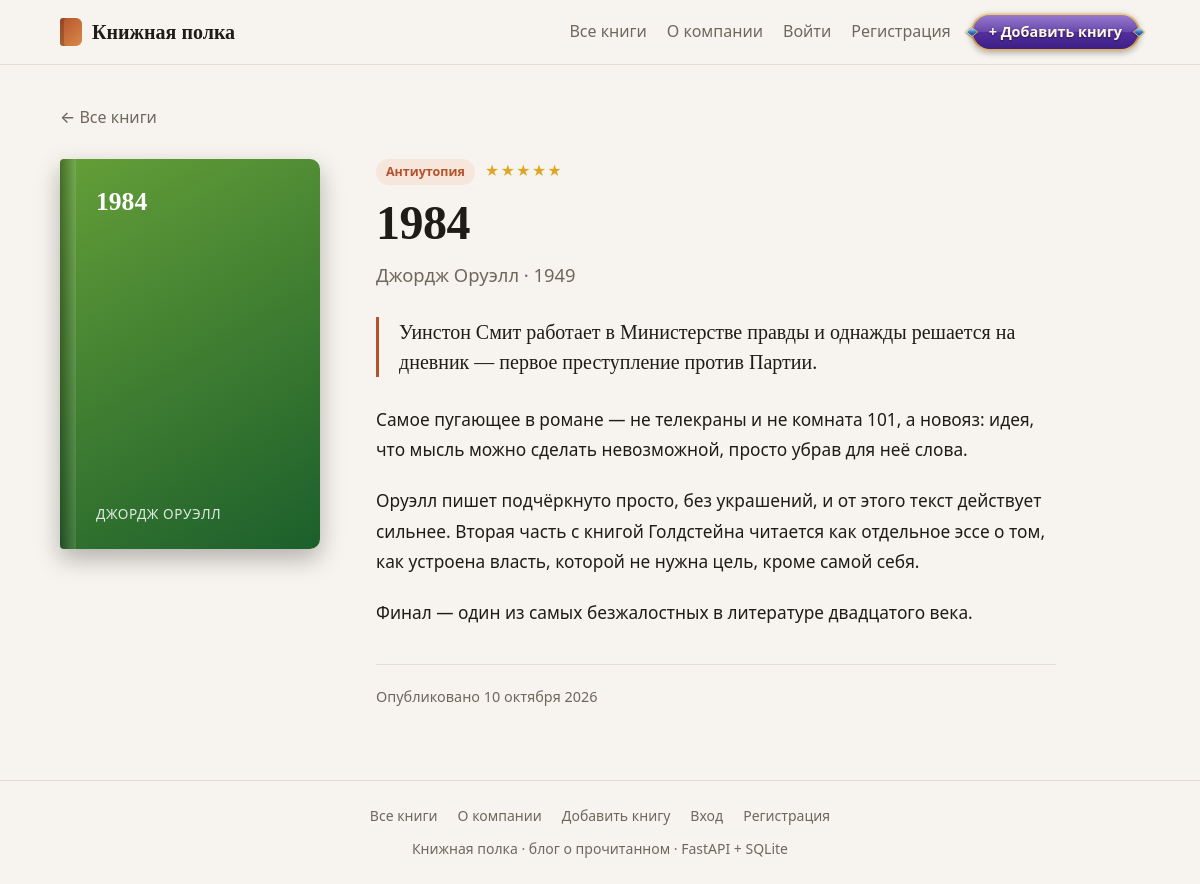
The page /books/2 on the database its author committed.
### tables this page shows
CREATE TABLE books (
    id          INTEGER PRIMARY KEY AUTOINCREMENT,
    title       TEXT    NOT NULL,
    author      TEXT    NOT NULL,
    year        INTEGER,
    genre       TEXT    NOT NULL DEFAULT '',
    rating      INTEGER NOT NULL DEFAULT 0,
    description TEXT    NOT NULL DEFAULT '',
    content     TEXT    NOT NULL DEFAULT '',
    created_at  TEXT    NOT NULL,
    updated_at  TEXT    NOT NULL
);

### main.py (the view)
@app.get("/books/{book_id}", response_class=HTMLResponse)
def view_book(request: Request, book_id: BookId):
    book = get_book_or_404(book_id)
    return templates.TemplateResponse(request, "book.html", {"book": book})

### templates/book.html (shortened to what this page needs)
{% extends "base.html" %}
{% from "_macros.html" import cover, stars %}
{% block content %}
<a class="back-link" href="/"><span aria-hidden="true">←</span> Все книги</a>
<article class="book">
    <aside class="book-side">
        {{ cover(book, large=True) }}
    </aside>
    <div class="book-main">
        <div class="card-meta">
            {% if book.genre %}<span class="tag">{{ book.genre }}</span>{% endif %}
            {{ stars(book.rating) }}
        </div>
        <h1 class="book-title">{{ book.title }}</h1>
        <p class="book-author">
            {{ book.author }}{% if book.year %} · {{ book.year }}{% endif %}
        </p>
        {% if book.description %}
        <p class="book-lead">{{ book.description }}</p>
        {% endif %}
        {% if book.content %}
        <div class="prose">
            {% for paragraph in book.content.split("\n\n") %}
            {% if paragraph.strip() %}<p>{{ paragraph }}</p>{% endif %}
            {% endfor %}
        </div>
        {% else %}
        <p class="muted">Заметок об этой книге пока нет.</p>
        {% endif %}
        <p class="book-dates muted">
            Опубликовано {{ book.created_at|date }}
        </p>
    </div>
</article>
{% endblock %}

### templates/_macros.html (shortened to what this page needs)
{% macro cover(book, large=False) %}
<div class="cover{% if large %} cover-large{% endif %}" style="--hue: {{ (book.id * 47) % 360 }}" aria-hidden="true">
    <span class="cover-title">{{ book.title }}</span>
    <span class="cover-author">{{ book.author }}</span>
</div>
{% endmacro %}
{% macro stars(rating) %}
{% if rating %}
<span class="stars" title="Оценка: {{ rating }} из 5">
    <span class="stars-on">{{ "★" * rating }}</span>
</span>
{% endif %}
{% endmacro %}

### static/style.css (style rules this page uses)
:root { --bg: #f7f4ef; --surface: #ffffff; --surface-2: #f1ece4; --text: #1f1b16; --muted: #6f675d; --border: #e4ddd2; --accent: #b4532a; --accent-hover: #963f1c; --accent-soft: #f6e6dc; --on-accent: #ffffff; --danger: #b3261e; --danger-soft: #fbe9e7; --star: #e0a526; --shadow: 0 1px 2px rgba(31, 27, 22, .05), 0 8px 24px rgba(31, 27, 22, .07); --shadow-hover: 0 2px 4px rgba(31, 27, 22, .06), 0 18px 40px rgba(31, 27, 22, .13); --radius: 16px; --font-sans: "Segoe UI Variable Text", "Segoe UI", system-ui, -apple-system, Roboto, "Helvetica Neue", Arial, sans-serif; --font-serif: "Iowan Old Style", "Palatino Linotype", Palatino, Georgia, "Times New Roman", serif; color-scheme: light; }
*, *::before, *::after { box-sizing: border-box; }
body { margin: 0; min-height: 100vh; display: flex; flex-direction: column; background: var(--bg); color: var(--text); font-family: var(--font-sans); font-size: 16px; line-height: 1.6; -webkit-font-smoothing: antialiased; }
a { color: var(--accent); text-decoration: none; }
h1, h2 { font-family: var(--font-serif); font-weight: 700; line-height: 1.15; letter-spacing: -.01em; margin: 0; text-wrap: balance; }
h1, h2, .tag, .card-author, .card-text, .book-author, .book-lead { overflow-wrap: anywhere; }
.muted { color: var(--muted); }
.card-meta { display: flex; align-items: center; flex-wrap: wrap; gap: 10px; margin-bottom: 10px; font-size: .875rem; }
.tag { padding: 3px 10px; border-radius: 999px; background: var(--accent-soft); color: var(--accent); font-size: .78rem; font-weight: 600; }
.stars { letter-spacing: 1px; white-space: nowrap; }
.stars-on { color: var(--star); }
.cover { position: relative; display: flex; flex-direction: column; justify-content: space-between; width: 150px; aspect-ratio: 2 / 3; padding: 16px 14px 14px 22px; overflow: hidden; border-radius: 4px 10px 10px 4px; color: #fff; background: linear-gradient(150deg, hsl(var(--hue) 48% 42%), hsl(calc(var(--hue) + 40) 55% 24%)); box-shadow: 0 10px 24px rgba(0, 0, 0, .28); }
.cover::before { content: ""; position: absolute; inset: 0 auto 0 0; width: 10px; background: linear-gradient(90deg, rgba(0, 0, 0, .3), rgba(255, 255, 255, .12)); }
.cover-title { font-family: var(--font-serif); font-size: 1rem; font-weight: 700; line-height: 1.2; overflow-wrap: anywhere; display: -webkit-box; -webkit-line-clamp: 5; line-clamp: 5; -webkit-box-orient: vertical; overflow: hidden; }
.cover-author { flex-shrink: 0; font-size: .7rem; letter-spacing: .04em; text-transform: uppercase; opacity: .85; overflow-wrap: anywhere; display: -webkit-box; -webkit-line-clamp: 3; line-clamp: 3; -webkit-box-orient: vertical; overflow: hidden; }
.cover-large { width: 100%; max-width: 260px; padding: 28px 24px 24px 36px; }
.cover-large::before { width: 16px; }
.cover-large .cover-title { font-size: 1.6rem; }
.cover-large .cover-author { font-size: .85rem; }
.back-link { display: inline-block; margin-bottom: 28px; color: var(--muted); font-weight: 500; }
.book { display: grid; grid-template-columns: 260px minmax(0, 1fr); gap: 56px; align-items: start; }
.book-side { position: sticky; top: 96px; display: flex; flex-direction: column; gap: 24px; }
.book-main { max-width: 680px; }
.book-title { font-size: clamp(2rem, 4.5vw, 3rem); }
.book-author { margin: 10px 0 0; color: var(--muted); font-size: 1.15rem; font-weight: 500; }
.book-lead { margin: 28px 0 0; padding-left: 20px; border-left: 3px solid var(--accent); font-family: var(--font-serif); font-size: 1.25rem; line-height: 1.5; }
.prose { margin-top: 28px; font-size: 1.08rem; line-height: 1.75; }
.prose p { margin: 0 0 1.2em; white-space: pre-line; overflow-wrap: anywhere; }
.book-dates { margin: 36px 0 0; padding-top: 20px; border-top: 1px solid var(--border); font-size: .9rem; }

### rows shown on the page
books: title "1984", author "ДЖОРДЖ ОРУЭЛЛ", genre "Антиутопия", author "Джордж Оруэлл", year "1949", description "Уинстон Смит работает в Министерстве правды и однажды решается на дневник — первое преступление против Партии.", created_at "10 октября 2026"

### other values the page prints
{{ "★" * rating }} "★★★★★"
{{ paragraph }} "Самое пугающее в романе — не телекраны и не комната 101, а новояз: идея, что мысль можно сделать невозможной, просто убрав для неё слова." "Финал — один из самых безжалостных в литературе двадцатого века."
